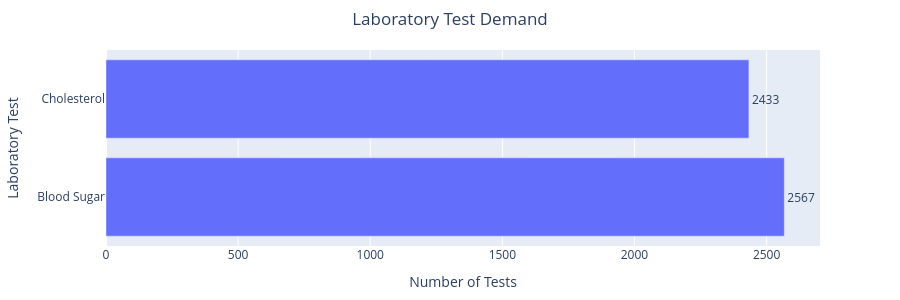

The notebook cell this image was saved under:
### Code cell
fig_test_demand = px.bar(
    test_demand,
    x="Number of Tests",
    y="Test",
    orientation="h",
    title="Laboratory Test Demand",
    text="Number of Tests"
)

fig_test_demand.update_traces(
    textposition="outside",
    hovertemplate="<b>%{y}</b><br>Number of Tests: %{x:,}<extra></extra>"
)

fig_test_demand.update_layout(
    title_x=0.5,
    xaxis_title="Number of Tests",
    yaxis_title="Laboratory Test",
    height=300,
    margin=dict(l=100, r=80, t=50, b=50)
)

fig_test_demand.show()

### Figure 1 — Plotly figure (JSON) as saved in the notebook; plotly's stock layout.template omitted (floating-point values rounded to 4 significant figures)
{"data": [{"hovertemplate": "<b>%{y}</b><br>Number of Tests: %{x:,}<extra></extra>", "legendgroup": "", "marker": {"color": "#636efa", "pattern": {"shape": ""}}, "name": "", "orientation": "h", "showlegend": false, "text": [2567.0, 2433.0], "textposition": "outside", "type": "bar", "x": [2567, 2433], "xaxis": "x", "y": ["Blood Sugar", "Cholesterol"], "yaxis": "y"}], "layout": {"barmode": "relative", "height": 300, "legend": {"tracegroupgap": 0}, "margin": {"b": 50, "l": 100, "r": 80, "t": 50}, "title": {"text": "Laboratory Test Demand", "x": 0.5}, "xaxis": {"anchor": "y", "domain": [0, 1], "title": {"text": "Number of Tests"}}, "yaxis": {"anchor": "x", "domain": [0, 1], "title": {"text": "Laboratory Test"}}}}
